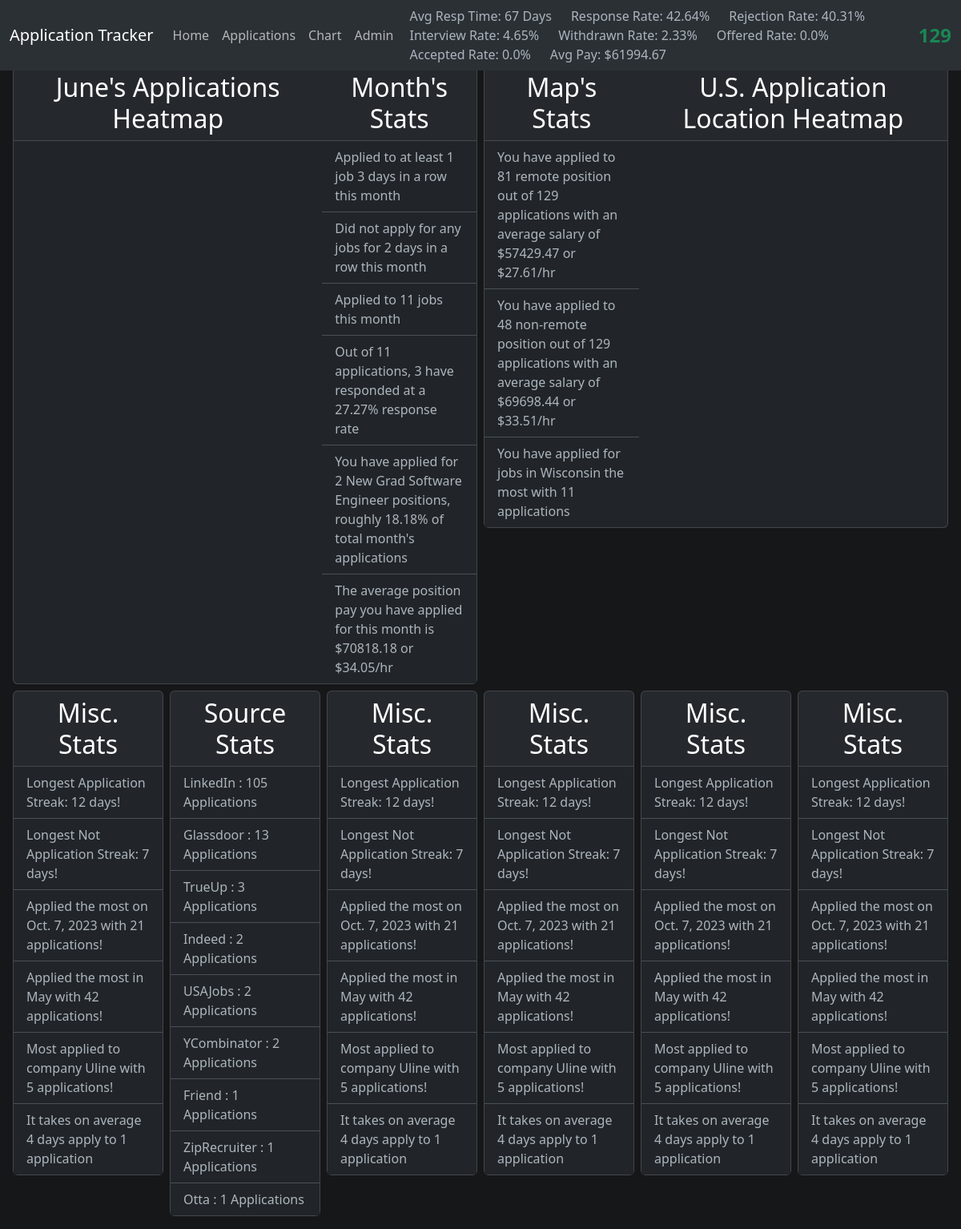
Screenshot of /chart/ with the database file from the repository.
### apptracker/models.py (models this page shows, shortened)
class Application(models.Model):
    interview_counter = models.IntegerField(default=0)
    status = models.ForeignKey(Status, on_delete=models.CASCADE, default=1)
    application_id = models.IntegerField(null=False)
    location = models.ForeignKey(Location, on_delete=models.CASCADE)
    employer = models.ForeignKey(Employer, on_delete=models.CASCADE)
    position = models.CharField(max_length=255, null=False)
    pay = models.IntegerField(null=False)
    desc = models.TextField()
    source = models.ForeignKey(Source, on_delete=models.CASCADE)
    notes = models.TextField(null=True, blank=True)
    application_date = models.DateField(null=True, blank=True)
    response_time = models.DateField(null=True, blank=True)
    REMOTE = "R"
    HYBRID = "H"
    INOFFICE = "IO"
    CONTRACT = "C"
    EMPLOYMENT_CHOICES = [
        (REMOTE, "Remote"),
        (HYBRID, "Hybrid"),
        (INOFFICE, "InOffice"),
        (CONTRACT, "Contract")
    ]
    employment_type = models.CharField(max_length=10, choices=EMPLOYMENT_CHOICES)
    created_at = models.DateTimeField(auto_now_add=True, blank=True)
    class Meta:
        managed=True

class Employer(models.Model):
    name = models.CharField(max_length=50)
    website_url = models.URLField(null=True, blank=True)
    class Meta:
        managed=True

class Source(models.Model):
    name = models.CharField(max_length=50)
    num_applications = models.IntegerField(null=True, blank=True, default=1)
    class Meta:
        managed=True

### apptracker/views.py (the view)
# urls.py: path('chart/', ChartView.as_view(), name='chart'),
class ChartView(View):
    def get(self, request):
        context = {
            "sankeychart_data": get_sankeychart_data(),
            "heatmap_data": get_heatmap_data(),
            "map_data": get_map_data(),
            "miscstats_data": get_miscstats(),
            "source_stats_data": get_source_stats(),
            "current_month_stats_data": get_current_month_stats(),
            "location_stats_data": get_locations_stats(),
        }
        return render(request, 'chart.html', context)

### apptracker/context_processors.py (called while the page is built)
def common_data(request):
    return {
        'applicationcount': get_all_application_count(),
        'appliedtoday': applied_today(),
        'responserate': calc_rate("Applied", None),
        'rejectionrate': calc_rate("Rejected", None),
        'interviewrate': calc_rate("Interview", None),
        'withdrawnrate': calc_rate("Withdrawn", None),
        'offeredrate': calc_rate("Offered", None),
        'acceptedrate': calc_rate("Accepted", None),
        'responsetime': calc_avg_response_time(),
        'avgpay': get_average_salary(None),
    }

### apptracker/utils.py (called while the page is built)
def get_all_status_applications(status_name):
    status = Status.objects.get(name=status_name)
    if status and status_name != "Interview":
        return Application.objects.filter(status=status).order_by('-id')
    elif status and status_name == "Interview":
        return Application.objects.filter(interview_counter__gt=0).order_by('-id')
    else:
        return None

def get_all_applications():
    return Application.objects.all()

def get_all_application_count():
    return Application.objects.count()

def get_all_locations():
    return Location.objects.exclude(city="Remote")

def get_all_sources():
    return Source.objects.all()

def get_all_dates(applications):
    if not applications:
        applications = get_all_applications()
    dates = applications.values_list('application_date', flat=True).distinct()
    return dates

def get_status_application_count(status_name, index):
    status = Status.objects.get(name=status_name)
    if status_name != "Interview":
        return Application.objects.filter(interview_counter=index, status=status)
    else:
        return Application.objects.filter(interview_counter__gte=index)

def get_response_count(applications):
    if not applications:
        return (Application.objects.count() - len(get_all_status_applications("Applied")))
    else:
        return applications.count() - applications.filter(status=Status.objects.get(name="Applied")).count()

def get_no_response_count(applications):
    if not applications:
        return Application.objects.filter(status=Status.objects.get(name="Applied")).count()
    else:
        return applications.filter(status=Status.objects.get(name="Applied")).count()

def get_month():
    return date.today().strftime('%B')

def get_applications_by_location(location):
    return Application.objects.filter(location=location)

def get_average_hourly(salary):
    return round(salary/2080, 2)

### apptracker/templates/chart.html (shortened to what this page needs)
{% extends 'base.html' %}
{% load static %}
{% block content %}
<div class="container-fluid bg-secondary-subtle p-3 h-100">
    <div class="row g-2">
        <div class="col-md-12">
            <div class="card">
                <h2 class="card-title card-header text-center text-white">
                </h2>
            </div>
        </div>
        <div class="col-md-6">
            <div class="card">
                <div class="row g-0">
                    <div class="col-md-8">
                        <h2 class="card-title card-header text-center text-white">
                            {{heatmap_data.month}}'s Applications Heatmap
                        </h2>
                    </div>
                    <div class="col-md-4">
                        {% include 'components/current_month_stats.html' %}
                    </div>
                </div>
            </div>
        </div>
        <div class="col-md-6">
            <div class="card">
                <div class="row g-0">
                    <div class="col-md-4">
                        {% include 'components/location_stats.html' %}
                    </div>
                    <div class="col-md-8">
                        <h2 class="card-title card-header text-center text-white">
                            U.S. Application Location Heatmap
                        </h2>
                    </div>
                </div>
            </div>
        </div>
        <div class="col-md-2">
            {% include 'components/miscstats.html' %}
        </div>
        <div class="col-md-2">
            {% include 'components/source_stats.html' %}
        </div>
        <div class="col-md-2">
            {% include 'components/miscstats.html' %}
        </div>
        <div class="col-md-2">
            {% include 'components/miscstats.html' %}
        </div>
        <div class="col-md-2">
            {% include 'components/miscstats.html' %}
        </div>
        <div class="col-md-2">
            {% include 'components/miscstats.html' %}
        </div>
    </div>
</div>
{% endblock %}

### apptracker/templates/base.html (shortened to what this page needs)
<!DOCTYPE html>
{% load static %}
{% load compress %}
<html>
    <head>
        <link href="https://cdn.jsdelivr.net/npm/bootstrap@5.3.0/dist/css/bootstrap.min.css" rel="stylesheet">
        <link rel="stylesheet" href="https://cdn.jsdelivr.net/npm/bootstrap-icons@1.11.0/font/bootstrap-icons.css">
        <link rel="stylesheet" href="https://cdnjs.cloudflare.com/ajax/libs/font-awesome/6.5.1/css/all.min.css" />
        {% compress css %}
            <link rel="stylesheet" type = "text/x-scss" href="{% static 'scss/style.scss' %}" />
        {% endcompress %}
    </head>
    <body class="bg-secondary-subtle" data-bs-theme="dark">
        {% include 'components/navbar.html' %}
        {% block content %}
        {% endblock %}
    </body>
</html>

### apptracker/templates/components/navbar.html (shortened to what this page needs)
{% load static %}
<nav class="navbar navbar-expand-lg bg-body-tertiary fixed-top">
    <div class="container-fluid">
        <a class="navbar-brand testfont">Application Tracker</a>
        <div class="collapse navbar-collapse" id="navbarNav">
            <ul class="navbar-nav">
                <li class="nav-item">
                    <a class="nav-link" aria-current="page" href="/">Home</a>
                </li>
                <li class="nav-item">
                    <a class="nav-link" aria-current="page" href="/applications">Applications</a>
                </li>
                <li class="nav-item">
                    <a class="nav-link" aria-current="page" href="/chart">Chart</a>
                </li>
                <li class="nav-item">
                    <a class="nav-link" aria-current="page" href="/admin">Admin</a>
                </li>
            </ul>
            <div class="navbar-nav mx-auto row">
                <div class="col-auto">
                    <span class="h6">Avg Resp Time:</span>
                    <span id="avg_resp_time">{{ responsetime }} Days</span>
                </div>
                <div class="col-auto">
                    <span class="h6">Response Rate:</span>
                    <span id="response_rate">{{ responserate }}%</span>
                </div>
                <div class="col-auto">
                    <span class="h6">Rejection Rate:</span>
                    <span id="rejection_rate">{{ rejectionrate }}%</span>
                </div>
                <div class="col-auto">
                    <span class="h6">Interview Rate:</span>
                    <span id="interview_rate">{{ interviewrate }}%</span>
                </div>
                <div class="col-auto">
                    <span class="h6">Withdrawn Rate:</span>
                    <span id="withdrawn_rate">{{ withdrawnrate }}%</span>
                </div>
                <div class="col-auto">
                    <span class="h6">Offered Rate:</span>
                    <span id="offered_rate">{{ offeredrate }}%</span>
                </div>
                <div class="col-auto">
                    <span class="h6">Accepted Rate:</span>
                    <span id="accepted_rate">{{ acceptedrate }}%</span>
                </div>
                <div class="col-auto">
                    <span class="h6">Avg Pay:</span>
                    <span id="avg_pay">${{ avgpay }}</span>
                </div>
            </div>
        </div>
        <div
            class="{% if appliedtoday %} text-success {% else %} text-danger {% endif %}"
        >
            <span class='fs-4 fw-bold'>
                {{ applicationcount }}
            </span>
        </div>
    </div>
</nav>

### apptracker/templates/components/current_month_stats.html
{% load static %}
<h2 class="card-title card-header text-center text-white">
    Month's Stats
</h2>
<div>
    <ul class="list-group list-group-flush vertical-scrollable-hidden">
        <li class="list-group-item">
            Applied to at least 1 job {{ current_month_stats_data.application_streak }} days in a row this month
        </li>
        <li class="list-group-item">
            Did not apply for any jobs for {{ current_month_stats_data.not_application_streak }} days in a row this month
        </li>
        <li class="list-group-item">
            Applied to {{ current_month_stats_data.num_applications }} jobs this month
        </li>
        <li class="list-group-item">
            Out of {{ current_month_stats_data.num_applications }} applications, {{ current_month_stats_data.response_count }} have responded at a
            {{ current_month_stats_data.response_rate }}% response rate
        </li>
        <li class="list-group-item">
            You have applied for {{ current_month_stats_data.position_count }} {{current_month_stats_data.position}} positions, roughly {{current_month_stats_data.position_count_percent}}%
            of total month's applications
        </li>
        <li class="list-group-item">
            The average position pay you have applied for this month is ${{ current_month_stats_data.avg_salary }} or ${{ current_month_stats_data.avg_hourly }}/hr
        </li>
    </ul>
</div>

### apptracker/templates/components/location_stats.html
<h2 class="card-title card-header text-center text-white">
    Map's Stats
</h2>
<div class="">
    <ul class="list-group list-group-flush vertical-scrollable-hidden">
        <li class="list-group-item">
            You have applied to {{ location_stats_data.num_remote_applications }} remote position out of {{ applicationcount }} applications with an average salary
            of ${{ location_stats_data.avg_salary_remote }} or ${{ location_stats_data.avg_hourly_remote }}/hr
        </li>
        <li class="list-group-item">
            You have applied to {{ location_stats_data.num_non_remote_applications }} non-remote position out of {{ applicationcount }} applications with an average salary
            of ${{ location_stats_data.avg_salary_non_remote }} or ${{ location_stats_data.avg_hourly_non_remote }}/hr
        </li>
        <li class="list-group-item">
            You have applied for jobs in {{ location_stats_data.most_applied_location }} the most with {{ location_stats_data.most_applied_location_count }} applications
        </li>
    </ul>
</div>

### apptracker/templates/components/miscstats.html
<div class="card">
    <h2 class="card-title card-header text-center text-white">
        Misc. Stats
    </h2>
    <div class="vertical-scrollable-hidden">
        <ul class="list-group list-group-flush">
            <li class="list-group-item">
                Longest Application Streak: {{ miscstats_data.applying_streak }} days!
            </li>
            <li class="list-group-item">
                Longest Not Application Streak: {{ miscstats_data.not_applying_streak }} days!
            </li>
            <li class="list-group-item">
                Applied the most on {{ miscstats_data.most_applications_day }} with {{ miscstats_data.most_applications_in_day }} applications!
            </li>
            <li class="list-group-item">
                Applied the most in {{  miscstats_data.most_applications_month }} with {{ miscstats_data.most_applications_in_month }} applications!
            </li>
            <li class="list-group-item">
                Most applied to company {{ miscstats_data.most_applied_company.0 }} with {{  miscstats_data.num_applications_company }} applications!
            </li>
            <li class="list-group-item">
                It takes on average {{ miscstats_data.avg_days_per_application }} days apply to 1 application
            </li>
        </ul>
    </div>
</div>

### apptracker/templates/components/source_stats.html
<div class="card h-100">
    <h2 class="card-title card-header text-center text-white ">
        Source Stats
    </h2>
    <div class="vertical-scrollable-hidden">
        <ul class="list-group list-group-flush">
            {% for source in source_stats_data.source_data %}
                <li class="list-group-item">
                    {{source.name}} : {{source.num_applications}} Applications
                </li>
            {% endfor %}
        </ul>
    </div>
</div>

### rows the page displays
Application: position "New Grad Software Engineer"
Employer: most_applied_company.0 "Uline Uline Uline Uline Uline"
Source: name "LinkedIn"
Source: name "Glassdoor"
Source: name "TrueUp"
Source: name "Indeed"
Source: name "USAJobs"
Source: name "YCombinator"
Source: name "Friend"
Source: name "ZipRecruiter"
Source: name "Otta"

### other values shown
{{ responsetime }} "67"
{{ responserate }} "42.64"
{{ rejectionrate }} "40.31"
{{ interviewrate }} "4.65"
{{ withdrawnrate }} "2.33"
{{ offeredrate }} "0.0"
{{ acceptedrate }} "0.0"
{{ avgpay }} "61994.67"
{{ applicationcount }} "129"
{{ heatmap_data.month }} "June"
{{ current_month_stats_data.application_streak }} "3"
{{ current_month_stats_data.not_application_streak }} "2"
{{ current_month_stats_data.num_applications }} "11"
{{ current_month_stats_data.response_count }} "3"
{{ current_month_stats_data.response_rate }} "27.27"
